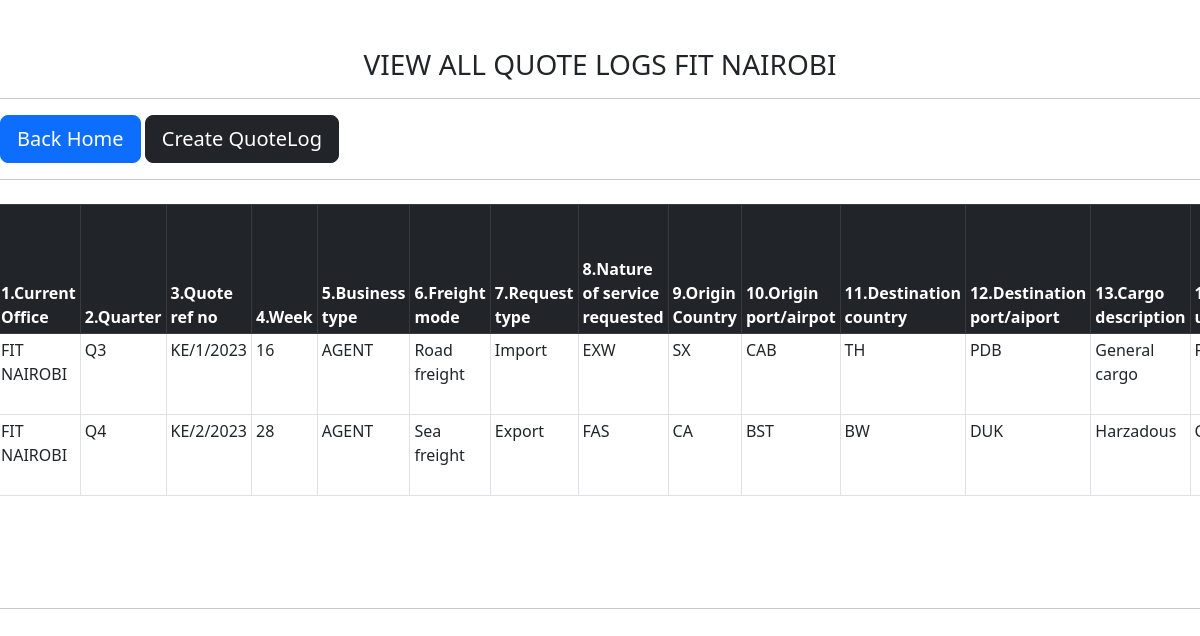
Page /logs/view_ql/ (signed in) on the earlier database version.
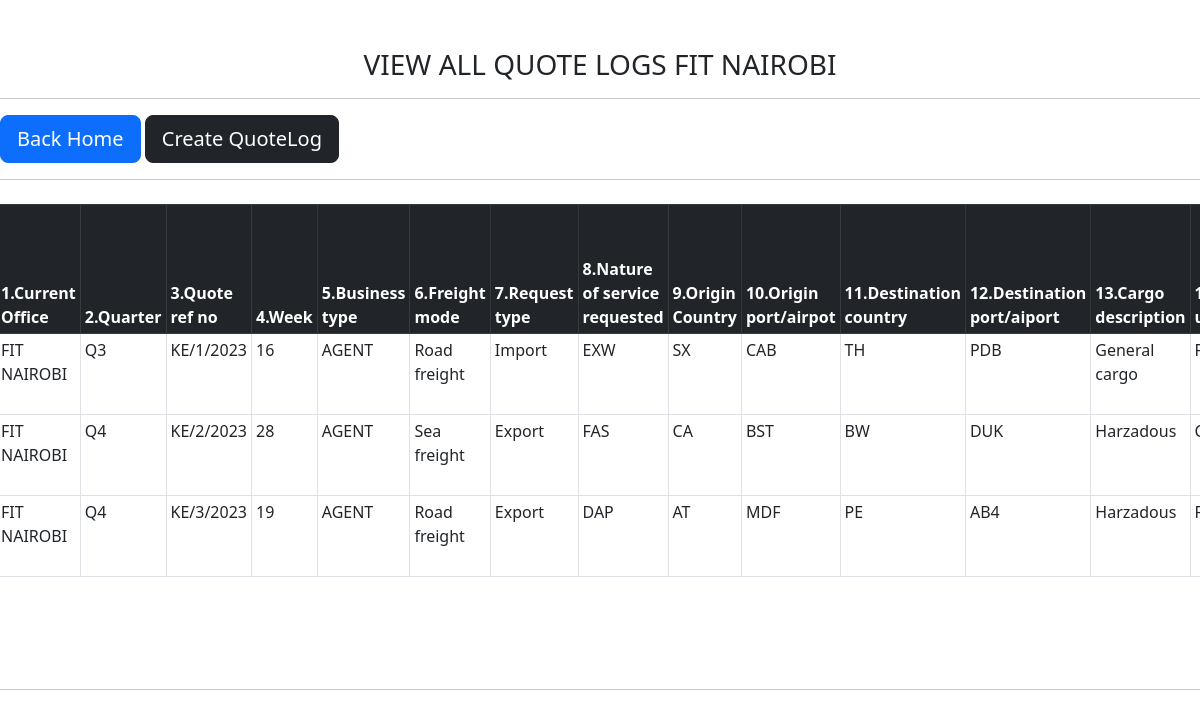
Same page on the later database version.
### quotelog/models.py (models this page shows, shortened)
class QuoteLogdb(models.Model):
    office = models.CharField(max_length=100)
    quarter = models.CharField(max_length=200,choices=QUOTER_CHOICE)
    quote_ref_no = models.CharField(max_length=100,unique = True)
    week = models.CharField(max_length=200,choices=WEEK_CHOICE)
    business_type = models.CharField(max_length=200, choices=BUSINESS_TYPE_CHOICE)
    freight_mode = models.CharField(max_length=200, choices=FREIGHT_MODE_TYPE_CHOICE)
    request_type = models.CharField(max_length=200, choices=REQ_TYPE_CHOICE)
    nature_of_service_requested = models.CharField(max_length=200, choices=NATURE_OF_SERVICE_CHOICE)
    origin_country = CountryField()
    origin_port_airpot = models.CharField(max_length=200)
    destination_country = CountryField()
    destination_port_aiport = models.CharField(max_length=200)
    cargo_description = models.CharField(max_length=200, choices=CARGO_DESCRIPTION_CHOICE)
    volume_unit = models.CharField(max_length=200, choices=VOLUME_UNIT_CHOICE)
    volume_amount = models.CharField(max_length=50)
    carrier = models.CharField(max_length=200,default="", blank = True, null=True)
    total_buy_rate = models.FloatField()
    client_quote_sell_rate = models.FloatField()
    absolute_profit = models.FloatField()
    percentage_profit = models.FloatField()
    email_subject = models.TextField(null=True, blank=True)
    date_of_reciept_of_request = models.DateField()
    date_of_reply_to_client = models.DateField()
    name_of_sales_person = models.CharField(max_length=200,default="", blank = True, null=True)
    quote_sent_by = models.CharField(max_length=100)
    quotation_status = models.CharField(max_length=20,choices=QUOTATION_STATUS_CHOICE)
    feedback_remarks = models.TextField()
    created_on = models.DateField(auto_now_add=True)
    updated_on = models.DateField(auto_now=True)
    class Meta:
        db_table = "FITQuoteLog"
        ordering = ('quote_ref_no', )

### quotelog/views.py (the view)
# urls.py: path('view_ql/', login_required(QuoteLogListView.as_view()),name='view_ql'),  # view all ql
class QuoteLogListView(ListView):
    model = QuoteLogdb
    template_name = "quotelogs/view_all.html"

### templates/quotelogs/view_all.html (shortened to what this page needs)
{% extends '../base.html' %}
{% load static %}
{% block styling %}
<link href="https://cdn.jsdelivr.net/npm/bootstrap@5.2.2/dist/css/bootstrap.min.css" rel="stylesheet">
<link rel="stylesheet" type="text/css" href="https://cdn.datatables.net/1.12.1/css/jquery.dataTables.css">
<link rel="stylesheet" type="text/css"
    href="https://cdn.datatables.net/v/dt/dt-1.12.1/b-2.2.3/b-colvis-2.2.3/b-html5-2.2.3/b-print-2.2.3/datatables.min.css" />
<link href="https://cdn.jsdelivr.net/npm/select2@4.1.0-rc.0/dist/css/select2.min.css" rel="stylesheet" />
{% endblock %}
{% block content %}
{% load crispy_forms_tags %}
<br>
<br>
<h3 style="text-align:center;">VIEW ALL QUOTE LOGS {{user.profile.office}}</h3>
<hr>
<div class="container-fuid">
    <div class="row">
        <div class="col">
            <a href="{% url 'home' %}"><button type="button" class="btn btn-primary btn-lg"
                    style="align-items:center;">Back Home</button></a>
            <a href="{% url 'logs:create_ql' %}"><button type="button" class="btn btn-dark btn-lg"
                    style="align-items:center;">Create QuoteLog</button></a>
        </div>
    </div>
</div>
<hr>
<div class="containter-fluid">
    <div class="row">
        {% if object_list %}
        <div class="p-2">
            <div class="col-12" style="overflow-x:auto;">
                <table id="myTable" class="table table-sm table-bordered" style="width:100%">
                <thead class="table-dark">
                    <tr>
                        <th scope="col">1.Current Office</th>
                        <th scope="col">2.Quarter</th>
                        <th scope="col">3.Quote ref no</th>
                        <th scope="col">4.Week</th>
                        <th scope="col">5.Business type</th>
                        <th scope="col">6.Freight mode</th>
                        <th scope="col">7.Request type</th>
                        <th scope="col">8.Nature of service requested</th>
                        <th scope="col">9.Origin Country</th>
                        <th scope="col">10.Origin port/airpot</th>
                        <th scope="col">11.Destination country</th>
                        <th scope="col">12.Destination port/aiport</th>
                        <th scope="col">13.Cargo description</th>
                        <th scope="col">14.Volume unit</th>
                    </tr>
                </thead>
                <tbody style="font-weight:600px;">
                    {% for i in object_list %}
                    {% if user.profile.office == i.office %}
                    <tr>
                        <td>{{ i.office }}</td>
                        <td>{{ i.quarter }}</td>
                        <td>{{ i.quote_ref_no }}</td>
                        <td>{{ i.week }}</td>
                        <td>{{ i.business_type }}</td>
                        <td>{{ i.freight_mode }}</td>
                        <td>{{ i.request_type }}</td>
                        <td>{{ i.nature_of_service_requested }}</td>
                        <td>{{ i.origin_country }}</td>
                        <td>{{ i.origin_port_airpot }}</td>
                        <td>{{ i.destination_country }}</td>
                        <td>{{ i.destination_port_aiport }}</td>
                        <td>{{ i.cargo_description }}</td>
                        <td>{{ i.volume_unit }}</td>
                    </tr>
                    {% endif %}
                    {% endfor %}
                </tbody>
            </table>
            </div>
        </div>
        {% endif %}
    </div>
    <br>
    <br>
    <br>
    <hr>
</div>
{% endblock content %}

Differences in the rows shown:
added QuoteLogdb: office "FIT NAIROBI", quarter "Q4", quote_ref_no "KE/3/2023", week "19", business_type "AGENT", freight_mode "Road freight", request_type "Export", nature_of_service_requested "DAP", origin_country "AT", origin_port_airpot "MDF", destination_country "PE", destination_port_aiport "AB4", cargo_description "Harzadous"
